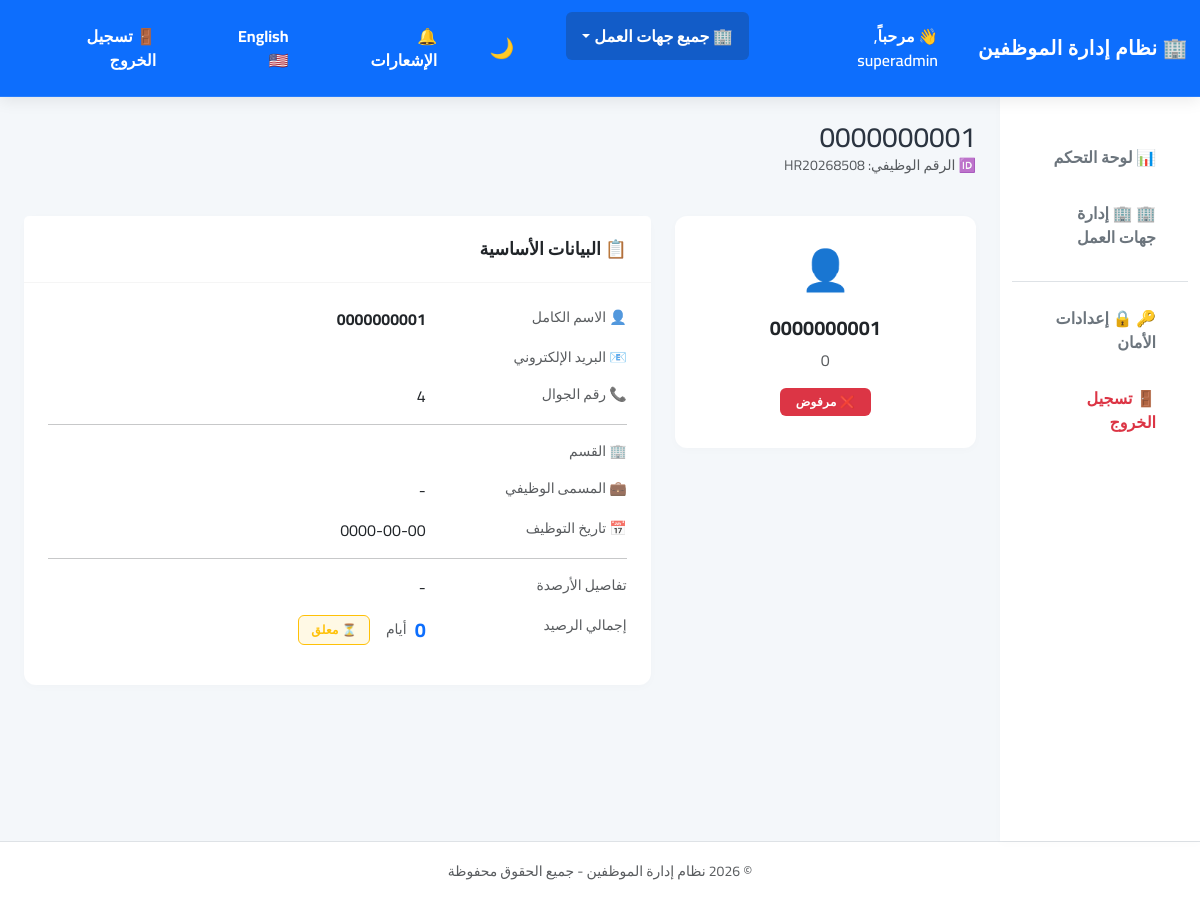
/employees/view.php?id=2 (signed in), run on the app's committed database.
### tables this page shows
CREATE TABLE `employees` (
  `id` int(11) NOT NULL AUTO_INCREMENT,
  `user_id` int(11) NOT NULL,
  `organization_id` int(11) DEFAULT NULL,
  `employee_id_number` varchar(20) NOT NULL,
  `system_id` varchar(20) DEFAULT NULL,
  `full_name` varchar(150) NOT NULL,
  `phone` varchar(20) DEFAULT NULL,
  `department_id` int(11) DEFAULT NULL,
  `job_title` varchar(100) DEFAULT NULL,
  `initial_leave_balance` int(11) DEFAULT 0,
  `leave_balance_verified` tinyint(1) DEFAULT 0,
  `can_request_leave` tinyint(1) DEFAULT 1,
  `registration_code` varchar(20) DEFAULT NULL,
  `hire_date` date DEFAULT NULL,
  `status` enum('pending','approved','rejected') DEFAULT 'pending',
  `rejection_reason` text DEFAULT NULL,
  `decision_date` datetime DEFAULT NULL,
  `created_at` timestamp NOT NULL DEFAULT current_timestamp(),
  PRIMARY KEY (`id`),
  UNIQUE KEY `employee_id_number` (`employee_id_number`),
  UNIQUE KEY `system_id` (`system_id`),
  KEY `user_id` (`user_id`),
  KEY `department_id` (`department_id`),
  KEY `organization_id` (`organization_id`),
  CONSTRAINT `employees_ibfk_1` FOREIGN KEY (`user_id`) REFERENCES `users` (`id`) ON DELETE CASCADE,
  CONSTRAINT `employees_ibfk_2` FOREIGN KEY (`department_id`) REFERENCES `departments` (`id`) ON DELETE SET NULL,
  CONSTRAINT `employees_ibfk_3` FOREIGN KEY (`organization_id`) REFERENCES `organizations` (`id`) ON DELETE CASCADE
);

### includes/config.php (called while the page is built, shortened)
<?php
require_once 'languages.php';
function h($string) {
    return htmlspecialchars($string, ENT_QUOTES, 'UTF-8');
}
?>

### includes/languages.php (called while the page is built, shortened)
<?php
$translations['ar']['prevent_overlapping_leaves'] = 'منع تداخل الإجازات';
$translations['en']['prevent_overlapping_leaves'] = 'Prevent Overlapping Leaves';
$translations['ar']['allow_past_leaves'] = 'السماح بتقديم إجازة بأثر رجعي (تواريخ سابقة)';
$translations['en']['allow_past_leaves'] = 'Allow Retroactive Leaves (Past Dates)';
$translations['ar']['past_leaves_error'] = 'عذراً، غير مسموح بتقديم طلب إجازة في تاريخ قد مضى.';
$translations['en']['past_leaves_error'] = 'Sorry, requesting a leave in the past is not allowed.';
$translations['ar']['leave_controls'] = 'ضوابط وأنظمة الإجازات';
$translations['en']['leave_controls'] = 'Leave Policies & Controls';
$translations['ar']['overlapping_leaves_error'] = 'عذراً، يوجد لديك إجازة سابقة (معلقة أو مقبولة) تتداخل مع هذه التواريخ.';
$translations['en']['overlapping_leaves_error'] = 'Sorry, you have a previous leave (pending or approved) that overlaps with these dates.';
$translations['ar']['security_settings'] = '🔒 إعدادات الأمان';
$translations['en']['security_settings'] = '🔒 Security Settings';
$translations['ar']['2fa_title'] = 'التحقق الثنائي باستخدام تطبيق (2FA)';
$translations['en']['2fa_title'] = 'Two-Factor Authentication (2FA)';
$translations['ar']['2fa_active_title'] = 'ميزة التحقق الثنائي نشطة حالياً لحماية حسابك!';
$translations['en']['2fa_active_title'] = 'Two-Factor Authentication is currently active!';
$translations['ar']['2fa_active_desc'] = 'في كل مرة تقوم فيها بتسجيل الدخول، سيُطلب منك إدخال رمز التحقق المكون من 6 أرقام من تطبيق Authenticator الخاص بك.';
$translations['en']['2fa_active_desc'] = 'Each time you login, you will be required to enter the 6-digit verification code from your Authenticator app.';
$translations['ar']['2fa_disable_title'] = 'تعطيل التحقق الثنائي';
$translations['en']['2fa_disable_title'] = 'Disable Two-Factor Authentication';
$translations['ar']['2fa_disable_desc'] = 'لتعطيل هذه الميزة الأمنية، يرجى إدخال الرمز الحالي من تطبيق التحقق للـتأكيد:';
$translations['en']['2fa_disable_desc'] = 'To disable this security feature, please enter the current code from your Authenticator app to confirm:';
$translations['ar']['2fa_disable_btn'] = '🔴 تعطيل التحقق الثنائي';
$translations['en']['2fa_disable_btn'] = '🔴 Disable Two-Factor Authentication';
$translations['ar']['2fa_setup_title'] = 'إعداد التحقق الثنائي (2FA)';
$translations['en']['2fa_setup_title'] = 'Setup Two-Factor Authentication (2FA)';
$translations['ar']['2fa_setup_desc'] = 'التحقق الثنائي يضيف طبقة أمان إضافية لحسابك. تحتاج لتنزيل تطبيق مثل Google Authenticator أو Authy على هاتفك المحمول أولاً.';
$translations['en']['2fa_setup_desc'] = '2FA adds an extra layer of security. You need to download Google Authenticator or Authy on your mobile phone first.';
$translations['ar']['2fa_step_1'] = '1. امسح الرمز المربع (QR Code)';
$translations['en']['2fa_step_1'] = '1. Scan the QR Code';
$translations['ar']['2fa_step_1_desc'] = 'افتح تطبيق التحقق على هاتفك، واختر "إضافة حساب" ثم قم بمسح الرمز المربع أدناه كاملاً بالعدسة.';
$translations['en']['2fa_step_1_desc'] = 'Open the authenticator app, choose "Add account" and scan the QR code below.';
$translations['ar']['2fa_step_2'] = 'أو أدخل المفتاح السري يدوياً:';
$translations['en']['2fa_step_2'] = 'Or enter the secret key manually:';
$translations['ar']['copy'] = 'نسخ المفتاح';
$translations['en']['copy'] = 'Copy Key';
$translations['ar']['copied'] = 'تم النسخ';
$translations['en']['copied'] = 'Copied';
$translations['ar']['2fa_step_3'] = '2. أدخل رمز التحقق للتأكيد وتفعيل الخدمة';
$translations['en']['2fa_step_3'] = '2. Enter the verification code to activate';
$translations['ar']['2fa_code_label'] = 'رمز التحقق (6 أرقام)';
$translations['en']['2fa_code_label'] = 'Verification Code (6-digits)';
$translations['ar']['2fa_enable_btn'] = '🟢 تفعيل التحقق الثنائي';
$translations['en']['2fa_enable_btn'] = '🟢 Enable Two-Factor Authentication';
$translations['ar']['fill_fields_error'] = 'يرجى ملء جميع الحقول المطلوبة.';
$translations['en']['fill_fields_error'] = 'Please fill all required fields.';
$translations['ar']['2fa_enabled_success'] = '🎉 تم تفعيل ميزة التحقق الثنائي بنجاح وحماية حسابك!';
$translations['en']['2fa_enabled_success'] = '🎉 Two-factor authentication enabled successfully!';
$translations['ar']['2fa_disabled_success'] = '⚠️ تم تعطيل التحقق الثنائي بنجاح. حسابك الآن أقل أماناً.';
$translations['en']['2fa_disabled_success'] = '⚠️ Two-factor authentication disabled successfully.';
$translations['ar']['2fa_invalid_code'] = '❌ الرمز المدخل غير صحيح أو انتهت صلاحيته الزمنيّة، يرجى المحاولة مجدداً.';
$translations['en']['2fa_invalid_code'] = '❌ Invalid verification code, please try again.';
$translations['ar']['super_admin_dashboard'] = '👑 لوحة تحكم المدير العام';
$translations['en']['super_admin_dashboard'] = '👑 Super Admin Dashboard';
$translations['ar']['organizations_mgmt'] = '🏢 إدارة جهات العمل';
$translations['en']['organizations_mgmt'] = '🏢 Organizations Management';
$translations['ar']['add_organization'] = '➕ إضافة جهة عمل جديدة';
$translations['en']['add_organization'] = '➕ Add New Organization';
$translations['ar']['edit_organization'] = '✏️ تعديل جهة العمل';
$translations['en']['edit_organization'] = '✏️ Edit Organization';
$translations['ar']['org_name_ar'] = 'اسم جهة العمل (عربي)';
$translations['en']['org_name_ar'] = 'Organization Name (Arabic)';
$translations['ar']['org_name_en'] = 'اسم جهة العمل (EN)';
$translations['en']['org_name_en'] = 'Organization Name (English)';
$translations['ar']['org_slug'] = 'معرف جهة العمل الفريد (Slug)';
$translations['en']['org_slug'] = 'Organization Slug (Unique Key)';
$translations['ar']['org_manager_username'] = 'اسم مستخدم المدير المشرف';
$translations['en']['org_manager_username'] = 'Supervising Manager Username';
$translations['ar']['org_manager_email'] = 'البريد الإلكتروني للمدير';
$translations['en']['org_manager_email'] = 'Manager Email Address';
$translations['ar']['org_manager_password'] = 'كلمة مرور المدير الأولى';
$translations['en']['org_manager_password'] = 'Initial Manager Password';
$translations['ar']['active'] = '🟢 نشط';
$translations['en']['active'] = '🟢 Active';
$translations['ar']['suspended'] = '🔴 معطل';
$translations['en']['suspended'] = '🔴 Suspended';
$translations['ar']['all_organizations'] = 'جميع جهات العمل';
$translations['en']['all_organizations'] = 'All Organizations';
$translations['ar']['org_count'] = 'عدد جهات العمل';
$translations['en']['org_count'] = 'Organizations Count';
$translations['ar']['organization'] = 'جهة العمل';
$translations['en']['organization'] = 'Organization';
$translations['ar']['switch_org'] = '🔁 تغيير جهة العمل النشطة';
$translations['en']['switch_org'] = '🔁 Switch Active Organization';
$translations['ar']['success_org_created'] = '✅ تم إنشاء جهة العمل وحساب المدير بنجاح!';
$translations['en']['success_org_created'] = '✅ Organization and manager account created successfully!';
$translations['ar']['weekend_settings'] = 'إعدادات عطلات نهاية الأسبوع';
$translations['en']['weekend_settings'] = 'Weekend Settings';
$translations['ar']['weekend_days'] = 'أيام نهاية الأسبوع';
$translations['en']['weekend_days'] = 'Weekend Days';
$translations['ar']['holidays'] = '🏖️ العطلات الرسمية';
$translations['en']['holidays'] = '🏖️ Official Holidays';
$translations['ar']['add_holiday'] = 'إضافة عطلة رسمية';
$translations['en']['add_holiday'] = 'Add Official Holiday';
$translations['ar']['holiday_name'] = 'اسم العطلة';
$translations['en']['holiday_name'] = 'Holiday Name';
$translations['ar']['leave_reports'] = '📊 تقارير وتحليلات الإجازات';
$translations['en']['leave_reports'] = '📊 Leave Reports & Analytics';
return $translations;
?>

### employees/view.php (the view, shortened to what this page needs)
<?php
require_once '../includes/config.php';
$emp_id = $_GET['id'] ?? $_SESSION['employee_id'] ?? 0;
$stmt = $pdo->prepare("SELECT e.*, d.name_ar as dept_ar, d.name_en as dept_en, u.email as user_email, u.username
                       FROM employees e
                       LEFT JOIN departments d ON e.department_id = d.id
                       LEFT JOIN users u ON e.user_id = u.id
                       WHERE e.id = ?");
$stmt->execute([$emp_id]);
$emp = $stmt->fetch();
$stmtBalances = $pdo->prepare("SELECT e.balance, l.name_ar, l.name_en FROM employee_leave_balances e JOIN leave_types l ON e.leave_type_id = l.id WHERE e.employee_id = ?");
$stmtBalances->execute([$emp_id]);
$detailed_balances = $stmtBalances->fetchAll();
include '../includes/header.php';
?>
<div class="mb-4 d-flex justify-content-between align-items-center">
    <div>
        <h1 class="h3 mb-0"><?php echo h($emp['full_name']); ?></h1>
        <p class="text-muted small"><?php echo __('employee_id'); ?>: <?php echo h($emp['employee_id_number']); ?></p>
    </div>
</div>
<div class="row">
    <div class="col-md-4">
        <div class="card shadow-sm mb-4 text-center">
            <div class="card-body">
                <div class="mb-3">
                    <div class="fs-1 mb-3">👤</div>
                </div>
                <h5 class="fw-bold"><?php echo h($emp['full_name']); ?></h5>
                <p class="text-muted mb-3"><?php echo h($emp['job_title']); ?></p>
                <div class="mb-2">
                    <?php if ($emp['status'] == 'approved'): ?>
                        <span class="badge bg-success py-2 px-3"><?php echo __('approved'); ?></span>
                    <?php elseif ($emp['status'] == 'pending'): ?>
                        <span class="badge bg-warning text-dark py-2 px-3"><?php echo __('pending'); ?></span>
                    <?php else: ?>
                        <span class="badge bg-danger py-2 px-3"><?php echo __('rejected'); ?></span>
                    <?php endif; ?>
                </div>
            </div>
        </div>
    </div>
    <div class="col-md-8">
        <div class="card shadow-sm">
            <div class="card-header bg-white fw-bold"><?php echo __('basic_info'); ?></div>
            <div class="card-body">
                <div class="row mb-3">
                    <div class="col-sm-4 text-muted small"><?php echo __('full_name'); ?></div>
                    <div class="col-sm-8 fw-bold"><?php echo h($emp['full_name']); ?></div>
                </div>
                <div class="row mb-3">
                    <div class="col-sm-4 text-muted small"><?php echo __('email'); ?></div>
                    <div class="col-sm-8"><?php echo h($emp['user_email']); ?></div>
                </div>
                <div class="row mb-3">
                    <div class="col-sm-4 text-muted small"><?php echo __('phone'); ?></div>
                    <div class="col-sm-8"><?php echo h($emp['phone'] ?: '-'); ?></div>
                </div>
                <hr>
                <div class="row mb-3">
                    <div class="col-sm-4 text-muted small"><?php echo __('department'); ?></div>
                    <div class="col-sm-8"><?php echo h(get_name(['name_ar' => $emp['dept_ar'], 'name_en' => $emp['dept_en']])); ?></div>
                </div>
                <div class="row mb-3">
                    <div class="col-sm-4 text-muted small"><?php echo __('job_title'); ?></div>
                    <div class="col-sm-8"><?php echo h($emp['job_title'] ?: '-'); ?></div>
                </div>
                <div class="row mb-3">
                    <div class="col-sm-4 text-muted small"><?php echo __('hire_date'); ?></div>
                    <div class="col-sm-8"><?php echo h($emp['hire_date'] ?: '-'); ?></div>
                </div>
                <hr>
                <div class="row mb-3">
                    <div class="col-sm-4 text-muted small"><?php echo __('balance_details'); ?></div>
                    <div class="col-sm-8">
                        <?php if(empty($detailed_balances)) echo '-'; ?>
                    </div>
                </div>
                <div class="row mb-3">
                    <div class="col-sm-4 text-muted small"><?php echo __('total_balance'); ?></div>
                    <div class="col-sm-8 d-flex align-items-center">
                        <span class="fw-bold fs-5 text-primary me-2"><?php echo h($emp['initial_leave_balance'] ?: '0'); ?></span>
                        <span class="small text-muted me-3"><?php echo __('days'); ?></span>
                        <?php if ($emp['leave_balance_verified']): ?>
                            <span class="badge bg-success-subtle text-success border border-success small">
                                <?php echo __('balance_verified'); ?>
                            </span>
                        <?php else: ?>
                            <span class="badge bg-warning-subtle text-warning border border-warning small">
                                <?php echo __('pending'); ?>
                            </span>
                        <?php endif; ?>
                    </div>
                </div>
            </div>
        </div>
    </div>
</div>
<?php include '../includes/footer.php'; ?>

### assets/css/style.css (style rules this page uses)
:root { --bg-color: #f4f7fa; --card-bg: #ffffff; --text-main: #2b3440; --text-muted: #6c757d; --border-radius: 12px; --card-shadow: 0 4px 20px rgba(0, 0, 0, 0.03); --hover-shadow: 0 10px 30px rgba(0, 0, 0, 0.06); --transition: all 0.3s cubic-bezier(0.25, 0.8, 0.25, 1); }
body { background-color: var(--bg-color); color: var(--text-main); -webkit-font-smoothing: antialiased; }
.card { background: var(--card-bg); border-radius: var(--border-radius); border: none; box-shadow: var(--card-shadow); transition: var(--transition); margin-bottom: 1.5rem; }
.card-header { background: transparent; border-bottom: 1px solid rgba(0,0,0,0.04); padding: 20px 24px; font-weight: 700; font-size: 1.1rem; }
.card-body { padding: 24px; }
.badge { padding: 8px 12px; border-radius: 6px; font-weight: 600; letter-spacing: 0.3px; }
.shadow-sm { box-shadow: 0 2px 10px rgba(0,0,0,0.02) !important; }

### employees/view.php (style rules this page uses)
.bg-warning-subtle { background-color: rgba(255, 193, 7, 0.1) !important; }

### data on the page
employees: full_name "0000000001", employee_id_number "HR20268508", job_title "0", phone "4", job_title "-", hire_date "0000-00-00", initial_leave_balance "0"

### other printed values
__('site_name') "🏢 نظام إدارة الموظفين"
__('welcome') "👋 مرحباً"
$_SESSION['full_name'] "superadmin"
__('all_organizations') "جميع جهات العمل"
__('notifications') "🔔 الإشعارات"
__('language') "English 🇺🇸"
__('logout') "🚪 تسجيل الخروج"
__('dashboard') "📊 لوحة التحكم"
__('organizations_mgmt') "🏢 إدارة جهات العمل"
__('security_settings') "🔒 إعدادات الأمان"
__('employee_id') "🆔 الرقم الوظيفي"
__('rejected') "❌ مرفوض"
__('basic_info') "📋 البيانات الأساسية"
__('full_name') "👤 الاسم الكامل"
__('email') "📧 البريد الإلكتروني"
